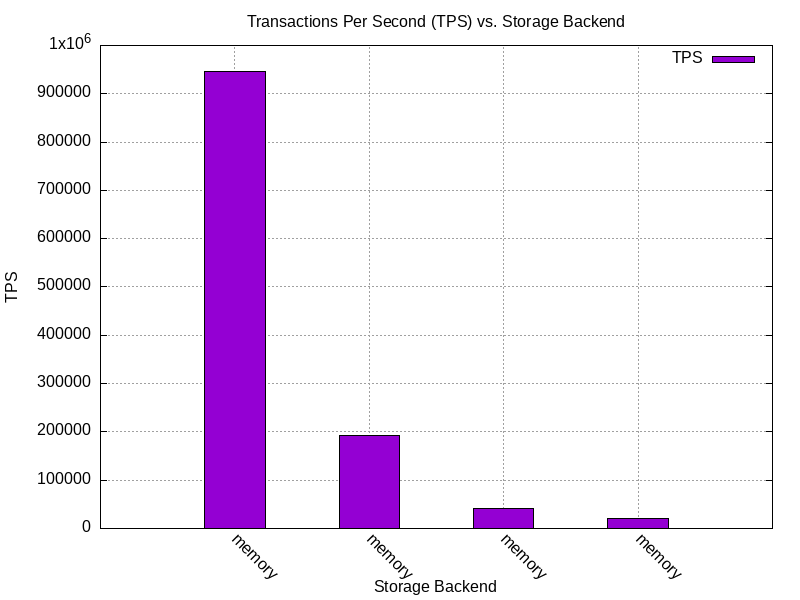

This figure's gnuplot source:
set terminal png size 800,600
set output "benchmark_results/memory/charts/tps_vs_storage.png"
set title "Transactions Per Second (TPS) vs. Storage Backend"
set xlabel "Storage Backend"
set ylabel "TPS"
set grid
set key top right
set style data histogram
set style histogram cluster gap 1
set style fill solid border -1
set boxwidth 0.9
set xtic rotate by -45 scale 0
set datafile separator ","
# Skip header line
plot "benchmark_results/memory/benchmark_results.csv" using 2:xtic(5) every ::1 title "TPS"
